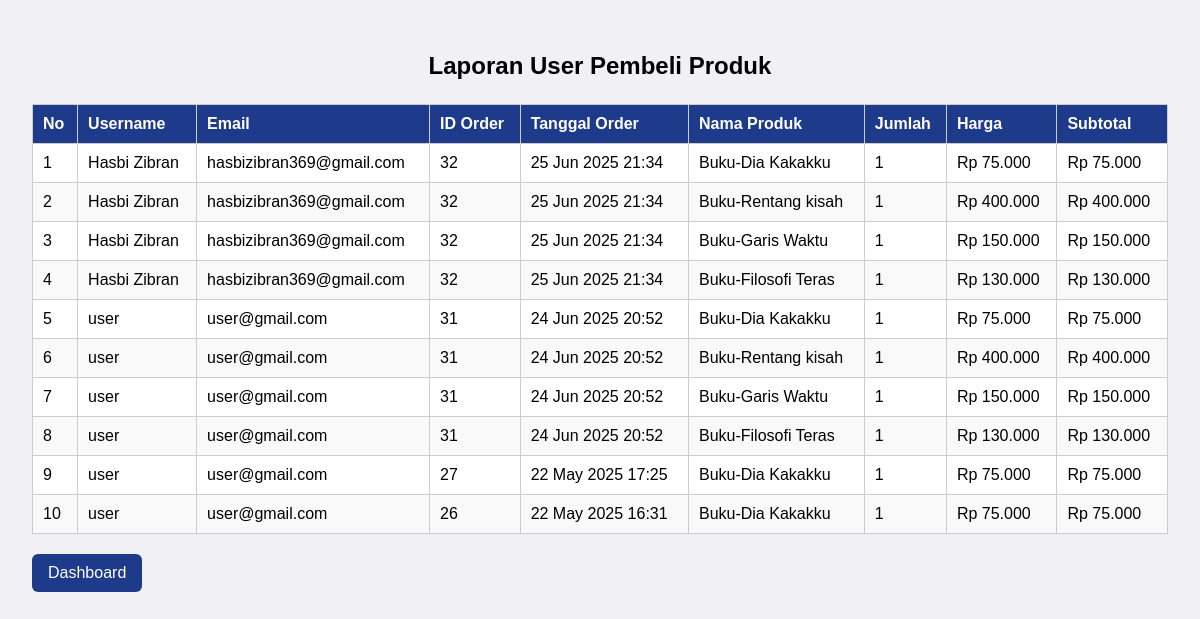
Page /admin/user.php (signed in) on the committed database.
### tables this page shows
CREATE TABLE `users` (
  `user_id` int(11) NOT NULL,
  `username` varchar(50) NOT NULL,
  `email` varchar(100) NOT NULL,
  `password` varchar(255) NOT NULL,
  `created_at` timestamp NOT NULL DEFAULT current_timestamp(),
  `role` enum('admin','user') NOT NULL DEFAULT current_timestamp()
);

CREATE TABLE `orders` (
  `order_id` int(11) NOT NULL,
  `user_id` int(11) NOT NULL,
  `order_date` datetime DEFAULT current_timestamp(),
  `status` enum('pending','processing','shipped','completed','cancelled') DEFAULT 'pending',
  `total_amount` decimal(12,2) NOT NULL,
  `shipping_address` text NOT NULL,
  `phone` varchar(20) DEFAULT NULL,
  `created_at` timestamp NOT NULL DEFAULT current_timestamp(),
  `updated_at` timestamp NOT NULL DEFAULT current_timestamp() ON UPDATE current_timestamp()
);

CREATE TABLE `products` (
  `product_id` int(11) NOT NULL,
  `name` varchar(150) NOT NULL,
  `description` text DEFAULT NULL,
  `price` decimal(12,2) NOT NULL,
  `stock` int(11) NOT NULL DEFAULT 0,
  `image_url` varchar(255) DEFAULT NULL,
  `created_at` timestamp NOT NULL DEFAULT current_timestamp()
);

CREATE TABLE `order_details` (
  `order_detail_id` int(11) NOT NULL,
  `order_id` int(11) NOT NULL,
  `product_id` int(11) NOT NULL,
  `quantity` int(11) NOT NULL DEFAULT 1,
  `price` decimal(12,2) NOT NULL,
  `subtotal` decimal(12,2) NOT NULL
);

### admin/user.php (the view, shortened to what this page needs)
<?php
$koneksi = new mysqli("localhost", "root", "", "toko_buku");
$sql = "
SELECT
    u.username,
    u.email,
    o.order_id,
    o.order_date,
    p.name AS nama_produk,
    od.quantity,
    od.price,
    od.subtotal
FROM users u
JOIN orders o ON u.user_id = o.user_id
JOIN order_details od ON o.order_id = od.order_id
JOIN products p ON od.product_id = p.product_id
ORDER BY o.order_date DESC
";
$result = $koneksi->query($sql);
?>
<!DOCTYPE html>
<html lang="id">
<head>
</head>
<body>
<h2>Laporan User Pembeli Produk</h2>
<table>
    <thead>
        <tr>
            <th>No</th>
            <th>Username</th>
            <th>Email</th>
            <th>ID Order</th>
            <th>Tanggal Order</th>
            <th>Nama Produk</th>
            <th>Jumlah</th>
            <th>Harga</th>
            <th>Subtotal</th>
        </tr>
    </thead>
    <tbody>
        <?php
        $no = 1;
        while ($row = $result->fetch_assoc()):
        ?>
        <tr>
            <td><?= $no++ ?></td>
            <td><?= htmlspecialchars($row['username']) ?></td>
            <td><?= htmlspecialchars($row['email']) ?></td>
            <td><?= $row['order_id'] ?></td>
            <td><?= date('d M Y H:i', strtotime($row['order_date'])) ?></td>
            <td><?= htmlspecialchars($row['nama_produk']) ?></td>
            <td><?= $row['quantity'] ?></td>
            <td>Rp <?= number_format($row['price'], 0, ',', '.') ?></td>
            <td>Rp <?= number_format($row['subtotal'], 0, ',', '.') ?></td>
        </tr>
        <?php endwhile; ?>
    </tbody>
</table>
<a href="dashboard.php" class="kembali">Dashboard</a>
</body>
</html>

### admin/user.php (style rules this page uses)
body { font-family: Arial, sans-serif; padding: 24px; background: #f0f0f5; }
h2 { text-align: center; margin-bottom: 24px; }
table { width: 100%; border-collapse: collapse; background-color: #fff; }
th, td { padding: 10px; border: 1px solid #ccc; text-align: left; }
th { background-color: #1e3a8a; color: white; }
tr:nth-child(even) { background-color: #f9f9f9; }
.kembali { margin-top: 20px; display: inline-block; padding: 10px 16px; background: #1e3a8a; color: white; text-decoration: none; border-radius: 6px; }

### rows in the picture
users: username "Hasbi Zibran", email "hasbizibran369@gmail.com", orders.order_id "32", orders.order_date "25 Jun 2025 21:34", products.name "Buku-Dia Kakakku", order_details.quantity "1", order_details.price "75.000", order_details.subtotal "75.000", products.name "Buku-Rentang kisah", order_details.price "400.000", order_details.subtotal "400.000", products.name "Buku-Garis Waktu", order_details.price "150.000", order_details.subtotal "150.000", products.name "Buku-Filosofi Teras", order_details.price "130.000", order_details.subtotal "130.000"
users: username "user", email "user@gmail.com", orders.order_id "31", orders.order_date "24 Jun 2025 20:52", products.name "Buku-Dia Kakakku", order_details.quantity "1", order_details.price "75.000", order_details.subtotal "75.000", products.name "Buku-Rentang kisah", order_details.price "400.000", order_details.subtotal "400.000", products.name "Buku-Garis Waktu", order_details.price "150.000", order_details.subtotal "150.000", products.name "Buku-Filosofi Teras", order_details.price "130.000", order_details.subtotal "130.000", orders.order_id "27", orders.order_date "22 May 2025 17:25", orders.order_id "26", orders.order_date "22 May 2025 16:31"
